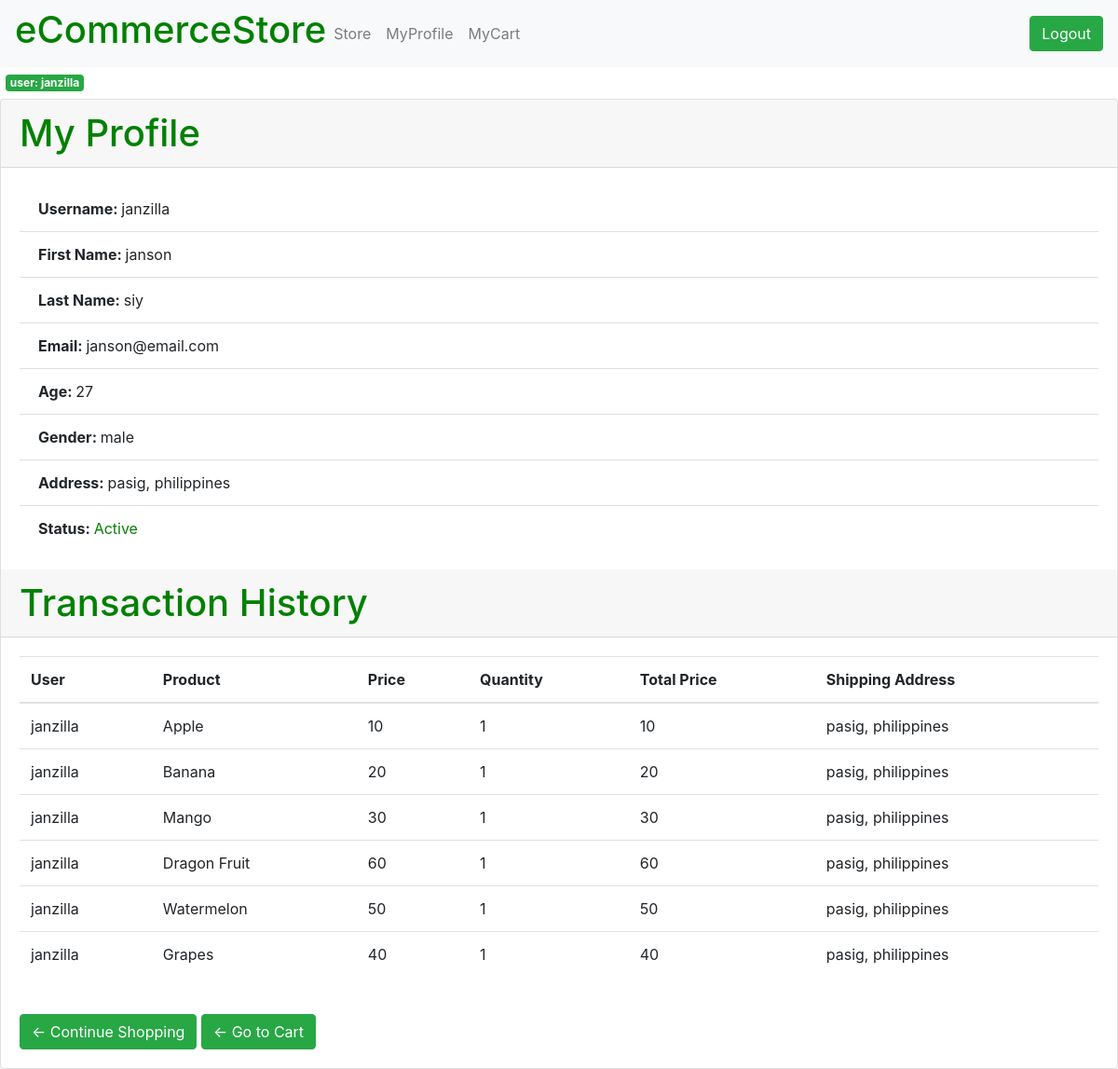
The app's page /store/profile/ (signed in) with its own data.
### store/models.py (models this page shows, shortened)
class Profile(models.Model):
    user = models.OneToOneField(User, null=True, on_delete=models.CASCADE)
    name = models.CharField(max_length=100, null=True)
    age = models.IntegerField()
    gender = models.CharField(max_length=100)
    address = models.CharField(max_length=100)
    status = models.BooleanField(default=True)

class Order(models.Model):
    user = models.ForeignKey(User, null=True, on_delete=models.DO_NOTHING)
    product = models.ForeignKey(Product, null=True, on_delete=models.DO_NOTHING)
    current_user = models.CharField(max_length=100, null=True)
    product_name = models.CharField(max_length=100, null=True)
    product_price = models.IntegerField(default=0, null=True)
    quantity = models.IntegerField(default=0, null=True)
    total_price = models.IntegerField(default=0, null=True)
    shipping_address = models.CharField(max_length=100, null=True)

### store/views.py (the view)
def profile(request):
    current_user = request.user
    myOrders = Order.objects.filter(current_user=current_user)
    context = {'current_user': current_user, 'myOrders': myOrders}
    return render(request, 'store/profile.html', context)

### store/templates/store/profile.html (shortened to what this page needs)
{% extends 'store/base_logged_in.html' %}
{% load static %}
{% block content %}
    <span class="badge bg-success margin white">user: {{ user.username }}</span>
    <div class="card">
        <h1 class="card-header">My Profile</h1>
        <div class="card-body">
            <ul class="list-group list-group-flush">
                <li class="list-group-item"><strong>Username: </strong>{{ current_user.username }}</li>
                <li class="list-group-item"><strong>First Name: </strong>{{ current_user.first_name }}</li>
                <li class="list-group-item"><strong>Last Name: </strong>{{ current_user.last_name }}</li>
                <li class="list-group-item"><strong>Email: </strong>{{ current_user.email }}</li>
                <li class="list-group-item"><strong>Age: </strong>{{ current_user.profile.age }}</li>
                <li class="list-group-item"><strong>Gender: </strong>{{ current_user.profile.gender }}</li>
                <li class="list-group-item"><strong>Address: </strong>{{ current_user.profile.address }}</li>
                <li class="list-group-item"><strong>Status: </strong>
                    {% if current_user.profile.status == True %}
                        <span class="active">Active</span>
                    {% elif current_user.profile.status == False %}
                        <span class="inactive">Inactive</span>
                    {% else %}
                        <span class="pending">N/A</span>
                    {% endif %}
                </li>
            </ul>
        </div>
        <h1 class="card-header">Transaction History</h1>
        <div class="card-body">
            <table class="table">
                <thead>
                    <tr>
                        <th scope="col">User</th>
                        <th scope="col">Product</th>
                        <th scope="col">Price</th>
                        <th scope="col">Quantity</th>
                        <th scope="col">Total Price</th>
                        <th scope="col">Shipping Address</th>
                    </tr>
                </thead>
                <tbody>
                    {% for myOrder in myOrders %}
                        <tr>
                            <td>{{ myOrder.current_user }}</td>
                            <td>{{ myOrder.product_name }}</td>
                            <td>{{ myOrder.product_price }}</td>
                            <td>{{ myOrder.quantity }}</td>
                            <td>{{ myOrder.total_price }}</td>
                            <td>{{ myOrder.shipping_address }}</td>
                        </tr>
                    {% endfor %}
                </tbody>
            </table>
            <br>
            <a class="btn btn-success" href="{% url 'store:mystore' %}">&#x2190; Continue Shopping</a>
            <a class="btn btn-success" href="{% url 'store:cart' %}">&#x2190; Go to Cart</a>
        </div>
    </div>
{% endblock content %}

### store/static/store/style.css (style rules this page uses)
h1, .active { color: green; }
.margin { margin: 1vh 0px 1vh 0.5vw; }
.white { color: white; }
::placeholder { text-align: center; font-style: italic; }

### records on screen
Order: current_user "janzilla", product_name "Apple", product_price "10", quantity "1", total_price "10", shipping_address "pasig, philippines"
Order: current_user "janzilla", product_name "Banana", product_price "20", quantity "1", total_price "20", shipping_address "pasig, philippines"
Order: current_user "janzilla", product_name "Mango", product_price "30", quantity "1", total_price "30", shipping_address "pasig, philippines"
Order: current_user "janzilla", product_name "Dragon Fruit", product_price "60", quantity "1", total_price "60", shipping_address "pasig, philippines"
Order: current_user "janzilla", product_name "Watermelon", product_price "50", quantity "1", total_price "50", shipping_address "pasig, philippines"
Order: current_user "janzilla", product_name "Grapes", product_price "40", quantity "1", total_price "40", shipping_address "pasig, philippines"

### other values on screen
{{ user.username }} "janzilla"
{{ current_user.username }} "janzilla"
{{ current_user.first_name }} "janson"
{{ current_user.last_name }} "siy"
{{ current_user.email }} "janson@email.com"
{{ current_user.profile.age }} "27"
{{ current_user.profile.gender }} "male"
{{ current_user.profile.address }} "pasig, philippines"
